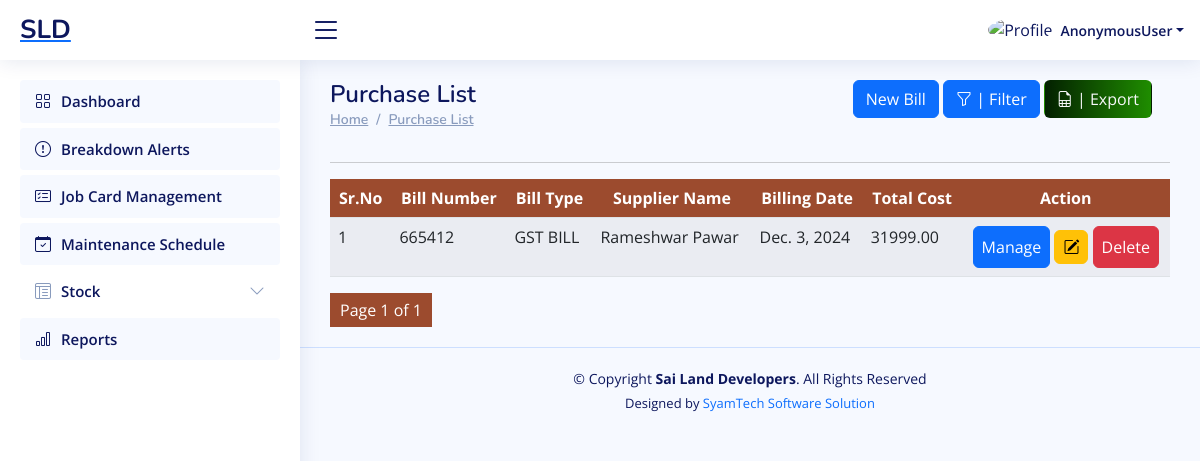
The app's page /workshop/purchase-list/, older data.
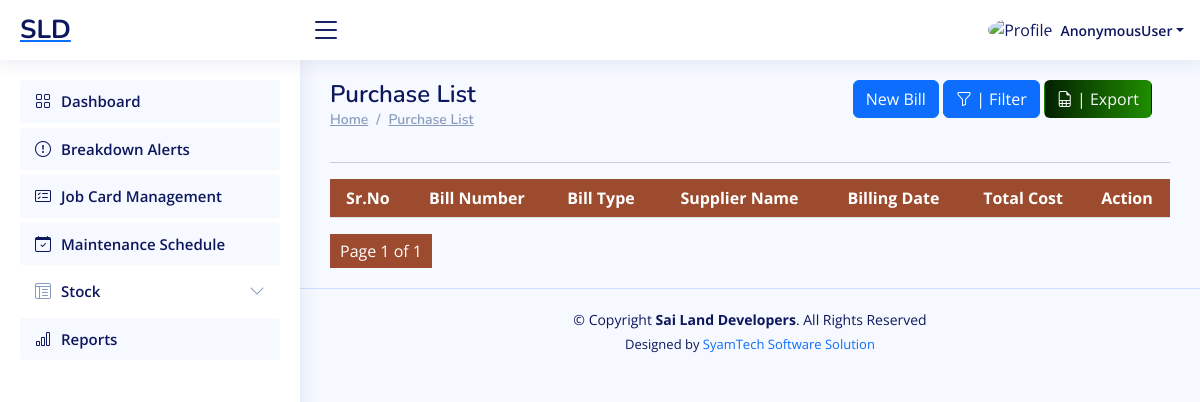
The same page, newer data.
### ERP_Admin/models.py (models this page shows, shortened)
class Purchase(models.Model):
    bill_no = models.CharField(max_length=50, db_index=True, unique=True, null=False, blank=False)
    supplier_name = models.CharField(max_length=100, db_index=True, null=True, blank=True)
    bill_type = models.CharField(max_length=30, db_index=True, choices=PURCHASE_GST)
    bill_date = models.DateField(auto_now_add=False, db_index=True)
    total_cost = models.DecimalField(max_digits=12, decimal_places=2, default=0.0)
    bill_file = models.FileField(upload_to="Purchase Bill", null=True, blank=False)

### ERP_Workshop/views.py (the view)
# urls.py: path('purchase-list/', views.purchase_list, name='workshop_purchase_list'),
def purchase_list(request):
    form = PurchaseForm()
    queryset = Purchase.objects.all().order_by('-id')
    filter = PurchaseFilter(request.GET, queryset=queryset)
    filtered_purchase = filter.qs  # Filtered queryset
    paginator = Paginator(filtered_purchase, 10)  # Show 10 job cards per page.
    page_number = request.GET.get('page')  # Get the page number from the GET request
    page_obj = paginator.get_page(page_number)  # Get the corresponding page object
    filter_params = request.GET.copy()  # Copy the GET parameters
    if 'page' in filter_params:
        del filter_params['page']  # Remove the page parameter if it exists
    return render(request, "workshop_purchase_list.html", {
        'form': form,
        'purchase': page_obj,  # Pass the paginated object to the template
        'filter': filter,  # Pass the filter object for displaying the form
        'filter_params': filter_params.urlencode(),  # Pass the filter parameters for pagination
    })

### ERP_Workshop/templates/workshop_purchase_list.html (shortened to what the changed rows need)
{% extends "workshop_base.html" %}
{% load crispy_forms_tags %}
{% block content %}
<main id="main" class="main">
    <div class="row">
        <div class="col-sm-6">
            <div class="pagetitle">
                <h1>Purchase List</h1>
            </div>
        </div>
    </div>
        <section class="section dashboard">
            <div class="row">
                <div class="col-lg-12">
                    <div class="row">
                        <div class="container" style=" overflow:scroll;">
                            <table id="purchase" class="table table-striped "
                                style="overflow:scroll; width:100%;min-width: max-content;">
                                <thead>
                                    <tr style="background:#9c4b2e;">
                                        <th scope="col" class="text-center text-white" style="">Sr.No</th>
                                        <th scope="col" class="text-center text-white" style="">Bill Number</th>
                                        <th scope="col" class="text-center text-white" style="">Bill Type</th>
                                        <th scope="col" class="text-center text-white" style="">Supplier Name</th>
                                        <th scope="col" class="text-center text-white" style="">Billing Date</th>
                                        <th scope="col" class="text-center text-white" style="">Total Cost</th>
                                        <th scope="col" class="text-center text-white" style="">Action</th>
                                    </tr>
                                </thead>
                                <tbody>
                                    {% if purchase %}
                                    {% for r in purchase %}
                                    <tr>
                                        <td>{{forloop.counter}}</td>
                                        <td>{{r.bill_no}}</td>
                                        <td>{{r.bill_type}}</td>
                                        <td>{{r.supplier_name}}</td>
                                        <td>{{r.bill_date}}</td>
                                        <td>{{r.total_cost}}</td>
                                        <td>
                                            <center>
                                                <a href="javascript:void(0);" data-url="{% url 'workshop_purchase_item_list' r.id %}" class="btn btn-primary px-2 py-2" onclick="mini_window(this)">Manage</a>
                                                <a href="javascript:void(0);" data-url="{% url 'workshop_update_purchase' r.id %}" class="btn btn-warning px-2 py-2" onclick="mini_window_2(this)"><i class="bi bi-pencil-square"></i></a>
                                                <a href="{% url 'workshop_delete_purchase' r.id %}" class="btn btn-danger px-2 py-2" onclick="confirmDelete(this); return false;">Delete</a>
                                            </center>
                                        </td>
                                    </tr>
                                    {% endfor %}
                                    {% endif %}
                                </tbody>
                            </table>
                        </div>
                    </div>
                </div>
            </div>
        </section>
</main>
{% endblock content %}

Row changes from the older to the newer data that the page shows:
removed Purchase: bill_no "665412", bill_type "GST BILL", supplier_name "Rameshwar Pawar", bill_date "Dec. 3, 2024", total_cost "31999.00"
